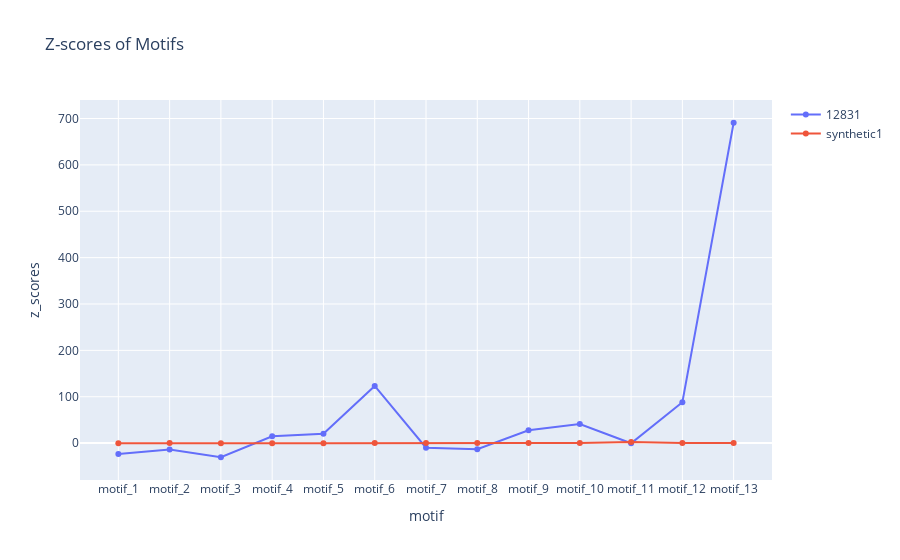

Notebook code for this chart:
### Code cell
plot_line_chart(motif_df, 'Z-scores of Motifs', 'motif', 'z_scores')

### Figure 1 — Plotly figure (JSON) as saved in the notebook; plotly's stock layout.template omitted (floating-point values rounded to 4 significant figures)
{"data": [{"mode": "lines+markers", "name": "12831", "type": "scatter", "x": ["motif_1", "motif_2", "motif_3", "motif_4", "motif_5", "motif_6", "motif_7", "motif_8", "motif_9", "motif_10", "motif_11", "motif_12", "motif_13"], "y": [-23.36, -13.93, -30.49, 14.81, 20.16, 123.2, -9.969, -12.98, 27.65, 41.25, -0.3232, 88.08, 690.9]}, {"mode": "lines+markers", "name": "synthetic1", "type": "scatter", "x": ["motif_1", "motif_2", "motif_3", "motif_4", "motif_5", "motif_6", "motif_7", "motif_8", "motif_9", "motif_10", "motif_11", "motif_12", "motif_13"], "y": [-0.4873, 0, -0.4094, -0.4094, -0.4094, 0, 0, 0, 0, 0, 2.32, 0, 0]}], "layout": {"title": {"text": "Z-scores of Motifs"}, "xaxis": {"title": {"text": "motif"}}, "yaxis": {"title": {"text": "z_scores"}}}}
